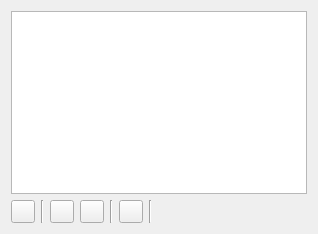
<?xml version="1.0" encoding="UTF-8"?>
<ui version="4.0">
 <class>UIFavoriteHubs</class>
 <widget class="QWidget" name="UIFavoriteHubs">
  <property name="geometry">
   <rect>
    <x>0</x>
    <y>0</y>
    <width>318</width>
    <height>234</height>
   </rect>
  </property>
  <property name="windowTitle">
   <string>Form</string>
  </property>
  <layout class="QVBoxLayout" name="verticalLayout">
   <item>
    <widget class="QTreeView" name="treeView">
     <property name="acceptDrops">
      <bool>false</bool>
     </property>
     <property name="editTriggers">
      <set>QAbstractItemView::NoEditTriggers</set>
     </property>
     <property name="showDropIndicator" stdset="0">
      <bool>true</bool>
     </property>
     <property name="dragEnabled">
      <bool>true</bool>
     </property>
     <property name="dragDropOverwriteMode">
      <bool>true</bool>
     </property>
     <property name="dragDropMode">
      <enum>QAbstractItemView::InternalMove</enum>
     </property>
     <property name="alternatingRowColors">
      <bool>true</bool>
     </property>
     <property name="selectionBehavior">
      <enum>QAbstractItemView::SelectRows</enum>
     </property>
     <property name="itemsExpandable">
      <bool>false</bool>
     </property>
     <property name="sortingEnabled">
      <bool>true</bool>
     </property>
    </widget>
   </item>
   <item>
    <layout class="QHBoxLayout" name="horizontalLayout">
     <item>
      <widget class="QToolButton" name="add_newButton">
       <property name="toolTip">
        <string>Add new</string>
       </property>
       <property name="text">
        <string/>
       </property>
      </widget>
     </item>
     <item>
      <widget class="Line" name="line">
       <property name="orientation">
        <enum>Qt::Vertical</enum>
       </property>
      </widget>
     </item>
     <item>
      <widget class="QToolButton" name="changeButton">
       <property name="toolTip">
        <string>Change</string>
       </property>
       <property name="text">
        <string/>
       </property>
      </widget>
     </item>
     <item>
      <widget class="QToolButton" name="removeButton">
       <property name="toolTip">
        <string>Delete</string>
       </property>
       <property name="text">
        <string/>
       </property>
      </widget>
     </item>
     <item>
      <widget class="Line" name="line_2">
       <property name="orientation">
        <enum>Qt::Vertical</enum>
       </property>
      </widget>
     </item>
     <item>
      <widget class="QToolButton" name="connectButton">
       <property name="toolTip">
        <string>Connect</string>
       </property>
       <property name="text">
        <string/>
       </property>
      </widget>
     </item>
     <item>
      <widget class="Line" name="line_3">
       <property name="orientation">
        <enum>Qt::Vertical</enum>
       </property>
      </widget>
     </item>
     <item>
      <spacer name="horizontalSpacer">
       <property name="orientation">
        <enum>Qt::Horizontal</enum>
       </property>
       <property name="sizeHint" stdset="0">
        <size>
         <width>99</width>
         <height>20</height>
        </size>
       </property>
      </spacer>
     </item>
    </layout>
   </item>
  </layout>
 </widget>
 <resources/>
 <connections/>
</ui>
